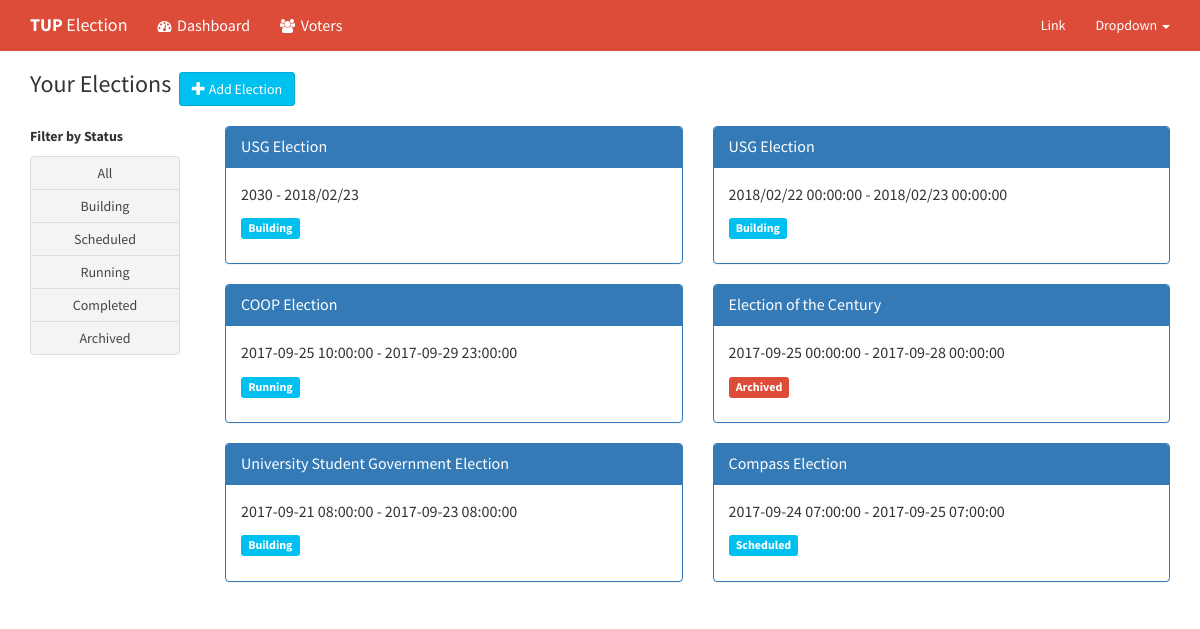
/election/dashboard, run on the app's committed database.
### tables this page shows
CREATE TABLE `election_table` (
  `Election_ID` int(10) NOT NULL,
  `Elec_Title` varchar(250) NOT NULL,
  `Elec_Description` varchar(500) NOT NULL,
  `ElecStatus_ID` int(10) NOT NULL DEFAULT '1',
  `StartDate` varchar(100) NOT NULL,
  `EndDate` varchar(100) NOT NULL
);

CREATE TABLE `election_status_table` (
  `ElecStatus_ID` int(10) NOT NULL,
  `Election_Status` varchar(100) NOT NULL
);

### application/controllers/election.php (called while the page is built, shortened)
<?php
class election extends CI_Controller{
        function __construct(){
          $this->load->model('election_model', 'e');
          $this->load->model('voter_model', 'm');
          $this->load->helper('url_helper');
        }
        public function dashboard($page = 'dashboard')
        {
                $data['elections'] = $this->e->getElections();
                $this->load->view('templates/header');
                $this->load->view('election/'.$page, $data);
                $this->load->view('templates/footer');
        }
}
?>

### index.php (called while the page is built, shortened)
<?php
require_once BASEPATH.'core/CodeIgniter.php';

### application/models/election_model.php (called while the page is built, shortened)
<?php
class election_model extends CI_Model{
	public function getElections(){
		$this->db->order_by('Election_ID', 'desc');
		$this->db->select('*');
		$this->db->from('election_table as e, election_status_table as es');
		$this->db->where('e.ElecStatus_ID = es.ElecStatus_ID');
		$query = $this->db->get();
		if($query->num_rows() > 0){
			return $query->result();
		}else{
			return false;
		}
	}
}

### application/views/election/dashboard.php (the view, shortened to what this page needs)
<div class="container">
  <div class="row">
    <div class="col-md-4">
      <h3>Your Elections&nbsp;</h3>
      <a href="<?php echo base_url('election/new')?>" class="btn btn-info" title="Create New Election"><span class="glyphicon glyphicon-plus"></span>&nbsp;Add Election</a>
    </div>
  </div>
</div>
<br />
<div class="container" >
  <div class="row">
    <div class="col-md-2">
      <p><b>Filter by Status</b></p>
      <form action="<?php echo base_url('election/sort') ?>" method="POST">
      <div class="btn-group-vertical" role="group" aria-label="..." style="width: 150px;">
        <a href="dashboard" type="button" class="btn btn-default">All</button></a>
        <input type="submit" class="btn btn-default" name="building" value="Building" />
        <input type="submit" class="btn btn-default" name="scheduled" value="Scheduled"/>
        <input type="submit" class="btn btn-default" name="running" value="Running"/>
        <input type="submit" class="btn btn-default" name="completed" value="Completed"/>
        <input type="submit" class="btn btn-default" name="archived" value="Archived"/>
      </div>
      </form>
    </div>
    <?php
      if($elections){
        foreach($elections as $election){
    ?>
    <div class="pull-right col-md-5">
      <div class="panel panel-primary">
        <div class="panel-heading">
          <h3 class="panel-title" title="Click to view more information about election.">
          <a href="<?php echo base_url('election/view/'.$election->Election_ID); ?>"><?php echo $election->Elec_Title; ?></a></h3>
        </div>
        <div class="panel-body">
          <?php
          $label="info";
          if($election->Election_Status == "Archived"){
            $label="danger";
          }?>
          <p style="font-size: 16px;"><?php echo $election->StartDate ?> - <?php echo $election->EndDate; ?></p>
          <p style="font-size: 16px;"><span class="label label-<?php echo $label?>"><?php echo $election->Election_Status; ?></span></p>
        </div>
      </div>
    </div>
    <?php
        }
      }
    ?>
  </div>
</div>

### application/views/templates/header.php (shortened to what this page needs)
<!DOCTYPE html>
<html>
        <head>
                <link rel="stylesheet" href="https://maxcdn.bootstrapcdn.com/bootstrap/3.3.7/css/bootstrap.min.css">
                <link type="text/css" rel="stylesheet" href="<?php echo base_url('dist/css/skins/skin-red.css') ?>">
                <link type="text/css" rel="stylesheet" href="<?php echo base_url('dist/css/bootstrap.min.css') ?>">
                <link type="text/css" rel="stylesheet" href="<?php echo base_url("dist/bower_components/font-awesome/css/font-awesome.min.css")?>" />
                <link type="text/css" rel="stylesheet" href="<?php echo base_url("dist/bower_components/Ionicons/css/ionicons.min.css")?>" />
                <link type="text/css" rel="stylesheet" href="<?php echo base_url('dist/css/AdminLTE.css') ?>">
                <link type="text/css" rel="stylesheet" href="<?php echo base_url('dist/bower_components/bootstrap-daterangepicker/daterangepicker.css') ?>">
                <link type="text/css" rel="stylesheet" href="<?php echo base_url('dist/bower_components/bootstrap-datepicker/dist/css/bootstrap-datepicker.min.css') ?>">
                <link type="text/css" rel="stylesheet" href="<?php echo base_url('dist/bower_components/select2/dist/css/select2.min.css') ?>">
                <link type="text/css" rel="stylesheet" href="<?php echo base_url('dist/plugins/timepicker/bootstrap-timepicker.min.css') ?>">
                <link type="text/css" rel="stylesheet" href="<?php echo base_url('dist/plugins/datetimepicker/bootstrap-datetimepicker.min.css') ?>">
                <link rel="stylesheet" href="https://cdnjs.cloudflare.com/ajax/libs/bootstrap-validator/0.5.3/css/bootstrapValidator.css">
        </head>
        <body class="skin-red layout-top-nav">
          <header class="main-header">
            <nav class="navbar navbar-static-top">
              <div class="container">
                <div class="navbar-header">
                  <a href="<?php echo base_url("election/dashboard")?>" class="navbar-brand"><b>TUP</b> Election</a>
                </div>
                <div class="collapse navbar-collapse" id="navbar-collapse">
                  <ul class="nav navbar-nav">
                    <li><a href="<?php echo base_url("election/dashboard")?>" title="Dashboard"><i class="fa fa-dashboard"></i> &nbsp;<span style="font-size: 16px;">Dashboard</span> <span class="sr-only"></span></a></li>
                    <li><a href="<?php echo base_url("election/voterspage")?>" title="Voters"><i class="fa fa-users"></i> &nbsp;<span style="font-size: 16px;">Voters</span></a></li>
                  </ul>
                  <ul class="nav navbar-nav navbar-right">
                    <li><a href="#">Link</a></li>
                    <li class="dropdown">
                      <a href="#" class="dropdown-toggle" data-toggle="dropdown">Dropdown <span class="caret"></span></a>
                    </li>
                  </ul>
                </div>
              </div>
            </nav>
          </header>
          <br />

### application/views/templates/footer.php (shortened to what this page needs)
</body>
</html>

### application/views/templates/header.php (style rules this page uses)
h3 { display:inline; }
.panel a { color:white; }

### data on the page
election_table: Elec_Title "USG Election", StartDate "2018/02/22 00:00:00", EndDate "2018/02/23 00:00:00", ElecStatus_ID.Election_Status "Building"
election_table: Elec_Title "USG Election", StartDate "2030", EndDate "2018/02/23", ElecStatus_ID.Election_Status "Building"
election_table: Elec_Title "Election of the Century", StartDate "2017-09-25 00:00:00", EndDate "2017-09-28 00:00:00", ElecStatus_ID.Election_Status "Archived"
election_table: Elec_Title "COOP Election", StartDate "2017-09-25 10:00:00", EndDate "2017-09-29 23:00:00", ElecStatus_ID.Election_Status "Running"
election_table: Elec_Title "Compass Election", StartDate "2017-09-24 07:00:00", EndDate "2017-09-25 07:00:00", ElecStatus_ID.Election_Status "Scheduled"
election_table: Elec_Title "University Student Government Election", StartDate "2017-09-21 08:00:00", EndDate "2017-09-23 08:00:00", ElecStatus_ID.Election_Status "Building"
